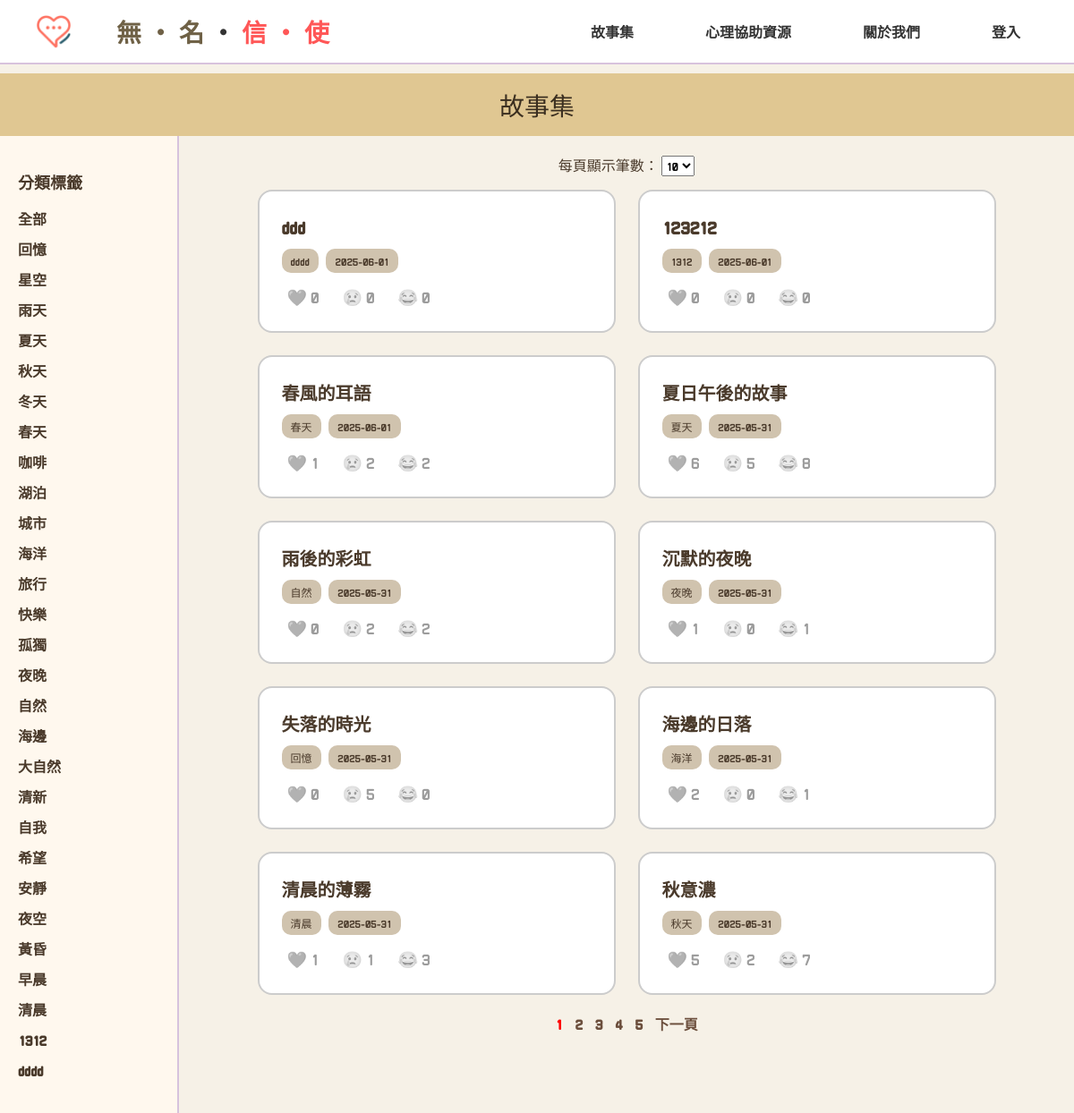
/index/story.php, run on the app's committed database.
### tables this page shows
CREATE TABLE `stories` (
  `id` int(11) NOT NULL,
  `user_id` int(11) NOT NULL,
  `title` varchar(100) NOT NULL,
  `tag` varchar(20) NOT NULL,
  `content` text NOT NULL,
  `created_at` timestamp NOT NULL DEFAULT current_timestamp() ON UPDATE current_timestamp(),
  `status` enum('unassigned','assigned','answered') DEFAULT 'unassigned'
);

### index/story.php (the view, shortened to what this page needs)
<?php
require("db_connect.php");
try {
    $pdo = new PDO("mysql:host=$host;dbname=$dbname;charset=utf8", $user, $pass, [
        PDO::ATTR_ERRMODE => PDO::ERRMODE_EXCEPTION
    ]);
} catch (PDOException $e) {
    die("無法連線資料庫：" . $e->getMessage());
}
$filter_tag = isset($_GET['tag']) ? $_GET['tag'] : null;
$allowed_per_page = [10, 20, 50];
$per_page = isset($_GET['per_page']) && in_array(intval($_GET['per_page']), $allowed_per_page) ? intval($_GET['per_page']) : 10;
$page = isset($_GET['page']) ? max(1, intval($_GET['page'])) : 1;
$start = ($page - 1) * $per_page;
$count_sql = "SELECT COUNT(*) FROM stories WHERE status = 'answered'" . ($filter_tag ? " AND tag = :tag" : "");
$count_stmt = $pdo->prepare($count_sql);
$count_stmt->execute();
$total = $count_stmt->fetchColumn();
$total_pages = ceil($total / $per_page);
$story_sql = "SELECT * FROM stories WHERE status = 'answered'" . ($filter_tag ? " AND tag = :tag" : "") . " ORDER BY created_at DESC LIMIT :start, :per_page";
$stmt = $pdo->prepare($story_sql);
$stmt->bindValue(':start', $start, PDO::PARAM_INT);
$stmt->bindValue(':per_page', $per_page, PDO::PARAM_INT);
$stmt->execute();
$stories = $stmt->fetchAll(PDO::FETCH_ASSOC);
$tags = $pdo->query("SELECT DISTINCT tag FROM stories WHERE status = 'answered'")->fetchAll(PDO::FETCH_COLUMN);
$story_ids = array_column($stories, 'id');
$reactions = [];
if ($story_ids) {
    $in  = str_repeat('?,', count($story_ids) - 1) . '?';
    $reaction_sql = "SELECT story_id, emoji_id, COUNT(*) as cnt FROM reactions WHERE story_id IN ($in) AND emoji_id IN (1,2,3) GROUP BY story_id, emoji_id";
    $reaction_stmt = $pdo->prepare($reaction_sql);
    $reaction_stmt->execute($story_ids);
    while ($row = $reaction_stmt->fetch(PDO::FETCH_ASSOC)) {
        $reactions[$row['story_id']][(int)$row['emoji_id']] = (int)$row['cnt'];
    }
}
?>
<!DOCTYPE html>
<html lang="zh-TW">
<head>
</head>
<body>
  <?php include 'navbar.php'; ?>
<div class="title-banner">故事集</div>
<div class="container">
  <div class="tag-sidebar">
    <h3>分類標籤</h3>
    <ul>
      <li><a href="story.php">全部</a></li>
      <?php foreach ($tags as $tag): ?>
        <li><a href="?tag=<?= urlencode($tag) ?>"><?= htmlspecialchars($tag) ?></a></li>
      <?php endforeach; ?>
    </ul>
  </div>
  <div class="main-content">
    <div class="filter-form">
      <form method="get" id="filterForm">
        每頁顯示筆數：
        <select name="per_page" onchange="document.getElementById('filterForm').submit()">
          <option value="10" <?= $per_page == 10 ? 'selected' : '' ?>>10</option>
        </select>
      </form>
    </div>
    <div class="story-grid">
    <?php foreach ($stories as $story): ?>
      <div class="envelope" onclick="openModal(<?= $story['id'] ?>)">
        <div class="story-title"><?= htmlspecialchars($story['title']) ?></div>
        <div class="tags">
          <span class="tag"><?= htmlspecialchars($story['tag'] ?? '無分類') ?></span>
          <span class="tag"><?= date("Y-m-d", strtotime($story['created_at'])) ?></span>
        </div>
        <div class="reaction-bar" data-story-id="<?= $story['id'] ?>">
          <?php
            $count_heart = $reactions[$story['id']][1] ?? 0;
            $count_sad = $reactions[$story['id']][2] ?? 0;
            $count_laugh = $reactions[$story['id']][3] ?? 0;
          ?>
          <?php
          $user_reaction = 0;
          $selected_class_1 = ($user_reaction == 1) ? 'selected' : 'unselected';
          $selected_class_2 = ($user_reaction == 2) ? 'selected' : 'unselected';
          $selected_class_3 = ($user_reaction == 3) ? 'selected' : 'unselected';
          ?>
          <button onclick="event.stopPropagation(); react(this, 1)" class="<?= $selected_class_1 ?>">❤️ <span class="count count-heart"><?= $count_heart ?? 0 ?></span></button>
          <button onclick="event.stopPropagation(); react(this, 2)" class="<?= $selected_class_2 ?>">😢 <span class="count count-sad"><?= $count_sad ?? 0 ?></span></button>
          <button onclick="event.stopPropagation(); react(this, 3)" class="<?= $selected_class_3 ?>">😂 <span class="count count-laugh"><?= $count_laugh ?? 0 ?></span></button>
        </div>
      </div>
    <?php endforeach; ?>
  </div>
    <div class="pagination">
      <?php for ($i = 1; $i <= $total_pages; $i++): ?>
        <a href="?page=<?= $i ?>&per_page=<?= $per_page ?><?= $filter_tag ? '&tag=' . urlencode($filter_tag) : '' ?>" <?= $i === $page ? 'class="active"' : '' ?>><?= $i ?></a>
      <?php endfor; ?>
      <?php if ($page < $total_pages): ?>
        <a href="?page=<?= $page + 1 ?>&per_page=<?= $per_page ?><?= $filter_tag ? '&tag=' . urlencode($filter_tag) : '' ?>">下一頁</a>
      <?php endif; ?>
    </div>
  </div>
</div>
</body>
</html>

### index/navbar.php (shortened to what this page needs)
<?php
require("db_connect.php");
try {
    $pdo = new PDO("mysql:host=$host;dbname=$dbname;charset=utf8", $user, $pass, [
        PDO::ATTR_ERRMODE => PDO::ERRMODE_EXCEPTION
    ]);
} catch (PDOException $e) {
    die("無法連線資料庫：" . $e->getMessage());
}
?>
<div class="navbar">
    <div class="navbar-left">
        <img src="images/logo.png" alt="logo" class="logo">
        <div class="site-name"><a href="home.php">　<span style="color: #6f6146;">無‧名</span>‧<span style="color: #ff5757;">信‧使</span></a></div>
    </div>
    <div class="navbar-right">
        <a href="story.php">故事集</a>
        <a href="resources.php">心理協助資源</a>
        <a href="about.php">關於我們</a>
        <?php if (isset($_SESSION['username'])): ?>
        <div class="user-dropdown">
            <?php
              $stmt_nickname = $pdo->prepare("SELECT nickname FROM users WHERE username = ?");
              $stmt_nickname->execute([$_SESSION['username']]);
              $nickname = $stmt_nickname->fetchColumn();
            ?>
            <button class="user-dropdown-button" onclick="toggleDropdown()">👤 <?= htmlspecialchars(!empty($nickname) ? $nickname : '@' . $_SESSION['username']) ?> ▼</button>
            <div class="dropdown-menu" id="userDropdownMenu">
                <a href="settings.php">帳號設定</a>
                <a href="logout.php">登出</a>
            </div>
        </div>
        <?php else: ?>
        <span style="float:right;">
            <a href="login.php">登入</a>
        </span>
        <?php endif; ?>
    </div>
</div>

### index/story.php (style rules this page uses)
* { box-sizing: border-box; }
body { background: #f6f1e7; margin: 0; padding: 0; color: #4a3a2b; }
.title-banner { text-align: center; background: #e0c792; color: #3b2f20; padding: 15px; font-size: 28px; margin-top: 10px; }
.container { display: flex; }
.tag-sidebar { width: 200px; background: #fff8ee; padding: 20px; border-right: 2px solid #d7c2dd; }
.tag-sidebar h3 { margin-bottom: 10px; font-size: 18px; }
.tag-sidebar ul { list-style: none; padding: 0; }
.tag-sidebar li { margin-bottom: 10px; }
.tag-sidebar a { text-decoration: none; color: #4a3a2b; font-weight: bold; }
.main-content { flex: 1; padding: 20px; }
.filter-form { text-align: center; margin-bottom: 15px; }
.story-grid { display: flex; flex-wrap: wrap; justify-content: center; gap: 25px; }
.envelope { background: #fff; border: 2px solid #ccc; width: 400px; padding: 25px; border-radius: 16px; position: relative; transition: all 0.3s ease-in-out; cursor: pointer; overflow: hidden; }
.story-title { font-size: 20px; font-weight: bold; }
.tags { margin-top: 10px; }
.tag { background: #d0c3ae; border-radius: 10px; padding: 5px 10px; margin-right: 5px; font-size: 12px; display: inline-block; }
.pagination { text-align: center; margin: 20px; }
.pagination a { margin: 0 5px; text-decoration: none; font-weight: bold; color: #6c4f3d; }
.pagination a.active { color: red; }
.reaction-bar { margin-top: 12px; }
.reaction-bar button { background: none; border: none; font-size: 18px; cursor: pointer; margin-right: 10px; color: #4a3a2b; }
.reaction-bar button.unselected { filter: grayscale(100%); opacity: 0.5; }

### index/navbar.php (style rules this page uses)
* { box-sizing: border-box; font-family: "Monomaniac One", "huninn-fws", "Kiwi Maru", "huninn", sans-serif!important; }
.navbar { display: flex; justify-content: space-between; padding: 15px 40px; background: #fff; border-bottom: 2px solid #d7c2dd; align-items: center; z-index: 10000; }
.navbar .site-name { font-weight: 900; font-size: 28px; letter-spacing: 7px; }
.navbar a { text-decoration: none; color: #333; margin-left: 20px; font-weight: bold; }
.navbar-left { display: flex; align-items: center; gap: 15px; }
.navbar .logo { max-height: 40px; transform: scale(1.1); width: auto; flex-shrink: 0; }
.navbar-right { display: flex; align-items: center; gap: 40px; }
.navbar-right a { padding: 5px 20px; }
.navbar .site-name a, .navbar .site-name a span { font-family: "nikumaru"!important; font-weight: 900!important; text-decoration: none; margin: 0; }
.navbar a { text-decoration: none; color: #333; font-weight: 900; margin: 0; }

### data on the page
stories: title "ddd", tag "dddd", created_at "2025-06-01", id "0"
stories: title "123212", tag "1312", created_at "2025-06-01", id "0"
stories: title "春風的耳語", tag "春天", created_at "2025-06-01", id "1", id "2"
stories: title "夏日午後的故事", tag "夏天", created_at "2025-05-31", id "6", id "5", id "8"
stories: title "雨後的彩虹", tag "自然", created_at "2025-05-31", id "0", id "2"
stories: title "沉默的夜晚", tag "夜晚", created_at "2025-05-31", id "1", id "0"
stories: title "失落的時光", tag "回憶", created_at "2025-05-31", id "0", id "5"
stories: title "海邊的日落", tag "海洋", created_at "2025-05-31", id "2", id "0", id "1"
stories: title "清晨的薄霧", tag "清晨", created_at "2025-05-31", id "1", id "3"
stories: title "秋意濃", tag "秋天", created_at "2025-05-31", id "5", id "2", id "7"

### other printed values
$tag "回憶"
$tag "星空"
$tag "雨天"
$tag "夏天"
$tag "秋天"
$tag "冬天"
$tag "春天"
$tag "咖啡"
$tag "湖泊"
$tag "城市"
$tag "海洋"
$tag "旅行"
$tag "快樂"
$tag "孤獨"
$tag "夜晚"
